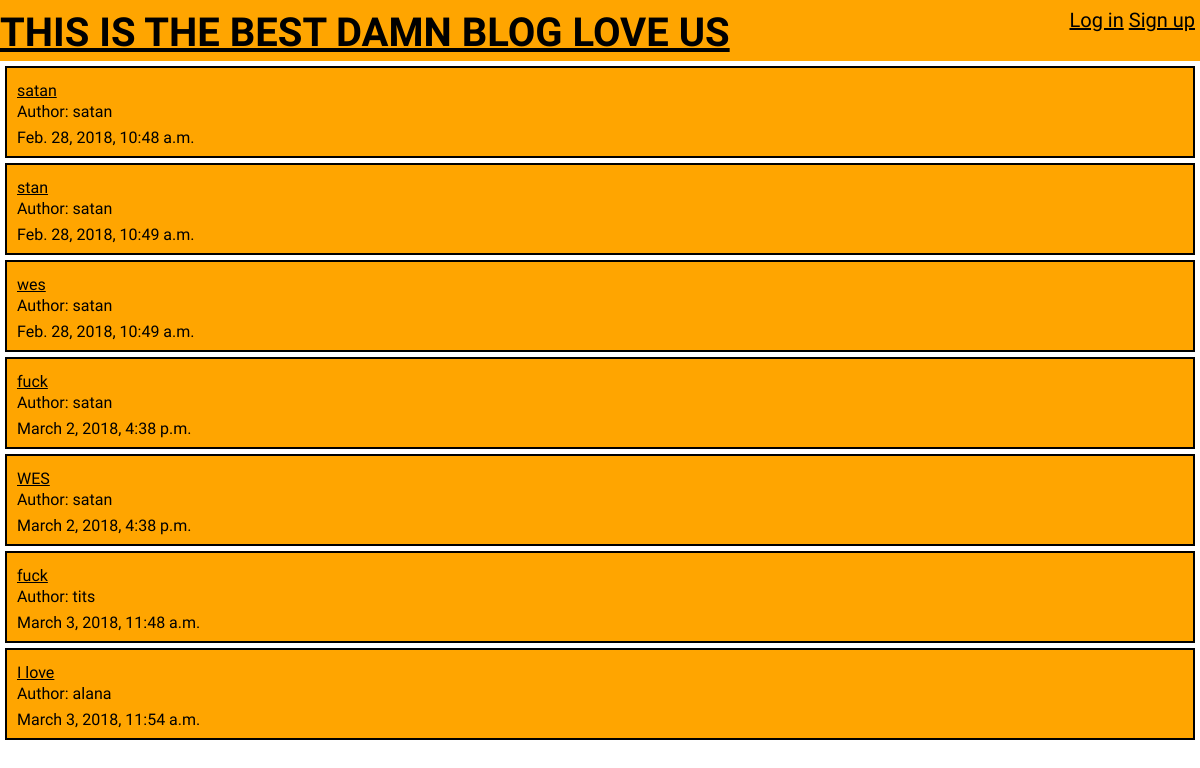
The app's page /, older data.
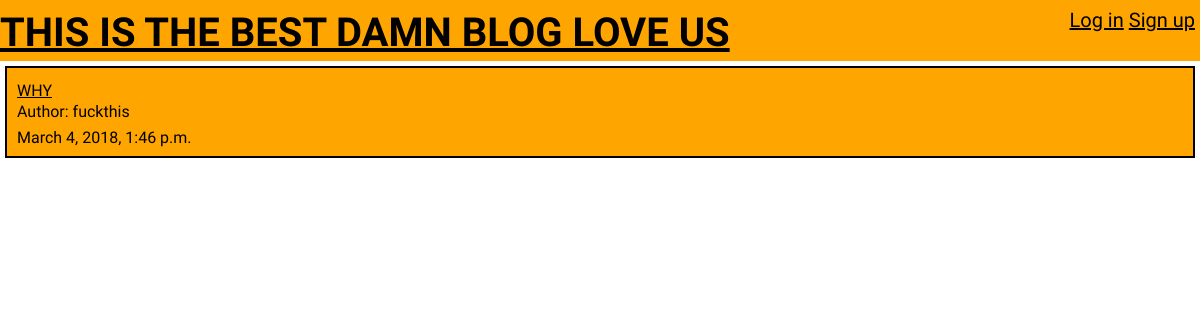
The same page, newer data.
### blog/models.py (models this page shows, shortened)
class Post(models.Model):
    author = models.ForeignKey('auth.User', on_delete=models.CASCADE)
    title = models.CharField(max_length=200)
    text = models.TextField()
    created_date = models.DateTimeField(default=timezone.now)
    publish_date = models.DateTimeField(blank=True, null=True)

### blog/views.py (the view)
# urls.py: url(r'^$', views.post_list, name='post_list'),
def post_list(request):
    posts = Post.objects.filter(publish_date__lte=timezone.now()).order_by('publish_date')
    print(request.user.groups)
    print(request.user.groups.filter(name='New').count())
    if request.user.groups.filter(name='New').count() is 0:
        notnew = 'yes'
        print(notnew)
    else:
        notnew = 'no'
    return render(request, 'blog/post_list.html', {'posts': posts, 'notnew': notnew})

### blog/templates/blog/post_list.html (shortened to what this page needs)
{% extends 'blog/base.html' %}
{% block content %}
	{% for post in posts %}
		<div class="post">
			<h1></h1><a href="{% url 'post_detail' pk=post.pk %}">{{ post.title }}</a></h1>
			<p>Author: {{ post.author }}</p>
			<p>{{ post.publish_date }}</p>
		</div>
	{% endfor %}
{% endblock %}

### blog/templates/blog/base.html (shortened to what this page needs)
{% load staticfiles %}
<html>
    <head>
        <link rel="stylesheet" href="{% static 'css/reset.css' %}">
        <link rel="stylesheet" href="{% static 'css/blog.css' %}">
    </head>
    <body>
        <div class="page-header">
            <h1 id="header"><a href="/">THIS IS THE BEST DAMN BLOG LOVE US</a></h1>
                <div id="top-menu">
                {% if user.is_authenticated %}
                        <p>Hello, {{ user.username }}</p>
                        <ul>
                            <li><a href="{% url 'post_new' %}">+</a></li>
                            <li><a href="{% url 'account' %}">Account</a></li>
                            <li><a href="{% url 'logout' %}">Log Out</a></li>
                        </ul>
                {% else %}
                        <ul>
                            <li><a href="{% url 'login' %}">Log in</a></li>
                            <li><a href="{% url 'signup' %}">Sign up</a></li>
                        </ul>
                {% endif %}
                </div>
        </div>
        <div class="content container">
                {% block content %}
                {% endblock %}
        </div>
    </body>
</html>

### blog/static/css/blog.css (style rules this page uses)
div, body, p, a { padding: 0px; font-family: 'Krona One', sans-serif; color: black; }
h1 { font-size: 40px; font-weight: bold; }
.page-header { background-color: orange; padding: 10px 0 5px 0; }
#top-menu { float: right; }
#header { display: inline; line-height: 1.15; }
.page-header ul { font-size: 20px; list-style-type: none; margin: 0; padding-right: 0; }
.page-header li { display: inline; float: left; padding-right: 5px; }
.post, .account, .edit, .reset { border: 2px solid black; background: orange; padding: 5px; margin: 5px; }
.post * { padding: 5px; }

Row changes from the older to the newer data that the page shows:
removed Post: title "satan", author "satan", publish_date "Feb. 28, 2018, 10:48 a.m."
removed Post: title "stan", author "satan", publish_date "Feb. 28, 2018, 10:49 a.m."
removed Post: title "wes", author "satan", publish_date "Feb. 28, 2018, 10:49 a.m."
removed Post: title "fuck", author "satan", publish_date "March 2, 2018, 4:38 p.m."
removed Post: title "WES", author "satan", publish_date "March 2, 2018, 4:38 p.m."
removed Post: title "fuck", author "tits", publish_date "March 3, 2018, 11:48 a.m."
removed Post: title "I love", author "alana", publish_date "March 3, 2018, 11:54 a.m."
added Post: title "WHY", author "fuckthis", publish_date "March 4, 2018, 1:46 p.m."
